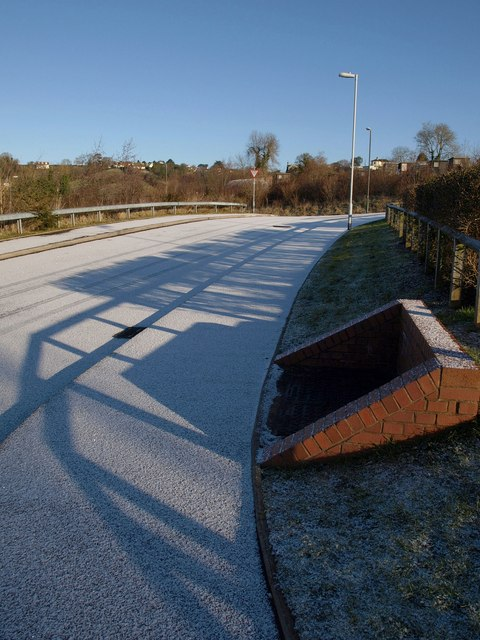
#> input picture data/dry_web/dry_00.jpg, 480 x 640 px
$ python tune.py --images data/dry_web --masks data/dry_web/dry_00.jpg   (older library calls are emulated)
#> lines starting #> are read from the running program, lines starting #| are printed output that depends on the picture; after the words box and inside, x2 and y2 are one past the last pixel; in counts of white or black regions, pixels touching at a corner belong together
### eval.py
"""Evaluate every method on images + shadow masks (e.g. ISTD test_A / test_B).

    python eval.py --images data/ISTD/test/test_A --masks data/ISTD/test/test_B

Prints a table (precision / recall / F1 for shadow edges, % shadow edges removed,
% object edges wrongly removed, false Hough lines caused by shadows) and
saves it to results/eval.csv. Masks must have the same file name as the image
(extension may differ).
"""
import argparse
import csv
import os

import cv2

from shadow.classify import METHODS, OBJECT, compute, label_map, load_params
from shadow.evaluate import count_shadow_lines, counts, gt_shadow_band, hough_lines, metrics

EXTS = (".png", ".jpg", ".jpeg", ".bmp", ".tif")


def find_mask(mask_dir, name):
    for e in EXTS:
        p = os.path.join(mask_dir, name + e)
        if os.path.exists(p):
            return p
    return None


# [56 lines left out: function main, not called in this run]


# [2 lines that do not run on import are left out]

### shadow/classify.py
"""Turn cues into shadow/object labels, plus step 4: contour-level voting.

Label maps: 0 = no edge, 1 = object edge, 2 = shadow edge.

Methods (ablation ladder):
  canny        baseline: keep every edge
  color        literature-style single color cue: darker + same chromaticity
  width        proposal sharpness cue: 10%-90% transition wider than WIDTH_T
  blue         illumination-direction color cue: darker AND the dark side is
               shifted toward blue along the sun->sky direction in
               log-chromaticity (what an outdoor shadow does)
  msblur       multi-scale blur estimate larger than BLUR_T (soft penumbra)
  full         blue AND msblur (both independent cues must agree), per pixel
  full_vote    full + majority vote over each contour (contours split at junctions)
"""
import json
import os

import cv2
import numpy as np

from .edges import detect_edges
from .cues import color_cue, multiscale_blur_cue, sharpness_cue, texture_cue

OBJECT, SHADOW = 1, 2

# Default thresholds. tune.py overwrites these via results/params.json.
PARAMS = dict(
    CHROMA_T=0.06,   # color baseline: chroma diff below this -> same color
    DARK_T=0.9,      # dark side must be at most this fraction of the bright side
    WIDTH_T=4.0,     # width baseline: 10-90% transition wider than this (px)
    BLUE_T=0.05,     # projection of the log-chroma change on the shadow direction
    BLUR_T=0.5,      # multi-scale blur estimate (px) above this -> soft
    VOTE_T=0.5,      # contour is shadow if more than this fraction of pixels vote shadow
)

# Direction (in (log R/G, log B/G) space) in which chromaticity moves from the
# sunlit to the shadowed side: sunlight -> bluish skylight. Unit vector,
# estimated once from the ISTD training subset (see tune.py); it is a property
# of daylight + camera, not of any test image.
SHADOW_DIR = np.array([-0.526, 0.850], np.float32)

PER_METHOD = {}   # method -> its own tuned thresholds (fair ablation)

METHODS = ["canny", "color", "width", "blue", "msblur", "full", "full_vote"]


# [18 lines left out: functions load_params, params_for, not called in this run]


WORK_SIDE = 640   # images are processed at this longest side (ISTD's resolution)


def resize_to_work(img, interp=cv2.INTER_AREA, side=None):
    """Bring an image to the working scale so penumbra widths (pixels) mean the same thing."""
    side = side or WORK_SIDE
    h, w = img.shape[:2]
    s = side / max(h, w)
    if s >= 1:
        return img
    return cv2.resize(img, (round(w * s), round(h * s)), interpolation=interp)


def compute(img_bgr, sigma=1.4, low=40, high=100):
    """Run edge detection and every cue once. Returns a dict reused by every method.

    The image is first resized to WORK_SIDE; d["img"] is the image actually used,
    and all label maps have its size.
    """
    img_bgr = resize_to_work(img_bgr)
    edges, gray, nx, ny = detect_edges(img_bgr, sigma, low, high)
    raw = cv2.cvtColor(img_bgr, cv2.COLOR_BGR2GRAY)
    ys, xs = np.nonzero(edges)
    c = color_cue(img_bgr, ys, xs, nx, ny)
    lr = c["lr"].reshape(-1, 3)
    dchrom = np.stack([lr[:, 2] - lr[:, 1], lr[:, 0] - lr[:, 1]], 1)  # d log(R/G), d log(B/G)
    return dict(
        img=img_bgr, edges=edges, ys=ys, xs=xs,
        chroma=c["chroma"], dark=c["dark"],
        blue=dchrom @ SHADOW_DIR,
        width=sharpness_cue(gray, ys, xs, nx, ny),
        blur=multiscale_blur_cue(raw, ys, xs, nx, ny),
        texture=texture_cue(raw, ys, xs, nx, ny),
    )


def pixel_votes(d, method, p=None):
    """Boolean array: True if that edge pixel is called a shadow."""
    p = p or params_for(method)
    darker = d["dark"] < p["DARK_T"]
    if method == "canny":
        return np.zeros(len(d["xs"]), bool)
    if method == "color":
        return darker & (d["chroma"] < p["CHROMA_T"])
    if method == "width":
        return darker & (d["width"] > p["WIDTH_T"])
    blue = darker & (d["blue"] > p["BLUE_T"])
    soft = darker & (d["blur"] > p["BLUR_T"])
    if method == "blue":
        return blue
    if method == "msblur":
        return soft
    if method in ("full", "full_vote"):
        return blue & soft
    raise ValueError(method)


def split_contours(edges):
    """Label 8-connected edge curves, cut at junctions (pixels with 3+ edge neighbours).

    Without the cut, a shadow border that touches an object outline would be
    merged with it into one component and forced to share one label.
    """
    e = edges.astype(np.uint8)
    nb = cv2.filter2D(e, cv2.CV_16S, np.ones((3, 3), np.float32)) - e
    junction = (e > 0) & (nb >= 3)
    pieces = e.copy()
    pieces[junction] = 0
    n, comp = cv2.connectedComponents(pieces, connectivity=8)
    return n, comp, junction


def contour_vote(edges, is_shadow, ys, xs, vote_t=0.5, min_len=8):
    """Each contour piece takes the majority label of its pixels.

    Junction pixels and pieces shorter than min_len keep their own pixel label.
    """
    n, comp, junction = split_contours(edges)
    c = comp[ys, xs]
    shadow_count = np.bincount(c, weights=is_shadow.astype(float), minlength=n)
    total = np.bincount(c, minlength=n)
    majority = shadow_count > vote_t * np.maximum(total, 1)
    out = majority[c]
    keep = (c == 0) | (total[c] < min_len) | junction[ys, xs]
    out[keep] = is_shadow[keep]
    return out


def label_map(d, method, p=None):
    p = p or params_for(method)
    is_shadow = pixel_votes(d, method, p)
    if method == "full_vote":
        is_shadow = contour_vote(d["edges"], is_shadow, d["ys"], d["xs"], p["VOTE_T"])
    lab = np.zeros(d["edges"].shape, np.uint8)
    lab[d["ys"], d["xs"]] = np.where(is_shadow, SHADOW, OBJECT)
    return lab


# [12 lines left out: function overlay, not called in this run]

### shadow/evaluate.py
"""Evaluation against shadow masks (ISTD/SBU style) and the Hough demo."""
import cv2
import numpy as np

from .classify import OBJECT, SHADOW


def gt_shadow_band(mask, tol=3):
    """Shadow-edge ground truth = border of the shadow mask, widened by tol px."""
    m = (mask > 127).astype(np.uint8)
    k = cv2.getStructuringElement(cv2.MORPH_ELLIPSE, (3, 3))
    border = cv2.morphologyEx(m, cv2.MORPH_GRADIENT, k)
    if tol > 0:
        border = cv2.dilate(border, cv2.getStructuringElement(cv2.MORPH_ELLIPSE, (2 * tol + 1,) * 2))
    return border > 0


def counts(lab, band):
    """Pixel counts over Canny edge pixels. Positive class = shadow edge."""
    edge = lab > 0
    pred_s = lab == SHADOW
    true_s = band & edge
    return dict(
        tp=int((pred_s & true_s).sum()),
        fp=int((pred_s & ~true_s).sum()),
        fn=int((~pred_s & true_s).sum()),
        tn=int((edge & ~pred_s & ~true_s).sum()),
    )


def metrics(c):
    tp, fp, fn, tn = c["tp"], c["fp"], c["fn"], c["tn"]
    p = tp / (tp + fp) if tp + fp else 0.0
    r = tp / (tp + fn) if tp + fn else 0.0
    f1 = 2 * p * r / (p + r) if p + r else 0.0
    return dict(
        precision=p, recall=r, f1=f1,
        shadow_removed=r,                                        # % shadow edges removed
        object_removed=fp / (fp + tn) if fp + tn else 0.0,      # % object edges wrongly removed
    )


# [16 lines left out: functions hough_lines, count_shadow_lines, not called in this run]

### shadow/edges.py
"""Step 1: Gaussian smoothing + Canny edges, plus gradient direction at each edge pixel."""
import cv2
import numpy as np


def detect_edges(img_bgr, sigma=1.4, low=40, high=100):
    """Return (edge_mask uint8 0/1, gray_blur float32, nx, ny).

    nx, ny = unit gradient direction (points from dark to bright).
    """
    gray = cv2.cvtColor(img_bgr, cv2.COLOR_BGR2GRAY)
    blur = cv2.GaussianBlur(gray, (0, 0), sigma)
    edges = cv2.Canny(blur, low, high)

    g = blur.astype(np.float32)
    gx = cv2.Sobel(g, cv2.CV_32F, 1, 0, ksize=3)
    gy = cv2.Sobel(g, cv2.CV_32F, 0, 1, ksize=3)
    mag = np.sqrt(gx * gx + gy * gy) + 1e-6
    return (edges > 0).astype(np.uint8), g, gx / mag, gy / mag

### shadow/cues.py
"""Steps 2 and 3: per-edge-pixel cues.

Every cue is measured by sampling the image on the two sides of an edge pixel,
along the gradient direction (n points from the dark side to the bright side).

Color cues      across a shadow edge the surface is the same, so brightness
                drops but chromaticity (R:G:B proportions) stays about the same,
                and every channel is darkened by a similar factor.
Texture cue     the same texture lit less brightly keeps the same *relative*
                contrast (std / mean), so this ratio should match on both sides.
Sharpness cues  shadow borders (penumbra) are soft/wide, object edges are sharp:
                (a) 10%-90% transition width of the brightness profile,
                (b) multi-scale blur estimate from gradient magnitudes at two
                    Gaussian scales (a Gaussian-blurred step of width s has peak
                    gradient ~ 1/sqrt(s^2 + sigma^2)).
"""
import cv2
import numpy as np


def sample(img, xs, ys):
    """Bilinear sample img at float coords. img: HxW or HxWxC. Returns N or NxC."""
    # cv2.remap needs maps smaller than 32767 px per side, so lay the N points
    # out as a (rows x 4096) grid instead of one long row.
    n = xs.size
    cols = 4096
    rows = max(1, -(-n // cols))
    mx = np.zeros(rows * cols, np.float32)
    my = np.zeros(rows * cols, np.float32)
    mx[:n] = xs.ravel()
    my[:n] = ys.ravel()
    out = cv2.remap(img, mx.reshape(rows, cols), my.reshape(rows, cols),
                    cv2.INTER_LINEAR, borderMode=cv2.BORDER_REPLICATE)
    return out.reshape(rows * cols, -1)[:n].squeeze()


def _sides(img, ys, xs, nx, ny, offset):
    dx, dy = nx[ys, xs], ny[ys, xs]
    bright = sample(img, xs + offset * dx, ys + offset * dy)  # gradient points to bright side
    dark = sample(img, xs - offset * dx, ys - offset * dy)
    return bright, dark


def color_cue(img_bgr, ys, xs, nx, ny, offset=4, patch=3):
    """Cross-edge color comparison.

    Returns a dict of per-pixel arrays:
      chroma    L1 difference of chromaticity (b,g,r)/(b+g+r) between the sides
      dark      mean brightness of dark side / bright side
      lr        Nx3 per-channel log ratios log(dark_c / bright_c)   (B, G, R)
      spread    std of the three log ratios (0 = every channel darkened equally)
      blue      lr_B - lr_R  (> 0: dark side is relatively bluer, as in a
                sky-lit outdoor shadow)
    """
    img = cv2.blur(img_bgr.astype(np.float32), (patch, patch))
    bright, dark = _sides(img, ys, xs, nx, ny, offset)
    eps = 1.0
    cb = bright / (bright.sum(axis=1, keepdims=True) + eps)
    cd = dark / (dark.sum(axis=1, keepdims=True) + eps)
    lr = np.log((dark + eps) / (bright + eps))
    return dict(
        chroma=np.abs(cb - cd).sum(axis=1),
        dark=(dark.sum(axis=1) + eps) / (bright.sum(axis=1) + eps),
        lr=lr,
        spread=lr.std(axis=1),
        blue=lr[:, 0] - lr[:, 2],
    )


def texture_cue(gray, ys, xs, nx, ny, offset=6, win=7):
    """|log(cv_bright / cv_dark)|, cv = local std / local mean (coefficient of variation).

    Illumination scales mean and std together, so cv is unchanged across a
    shadow edge but usually changes across a material boundary.
    """
    g = gray.astype(np.float32)
    mean = cv2.blur(g, (win, win))
    sq = cv2.blur(g * g, (win, win))
    std = np.sqrt(np.maximum(sq - mean * mean, 0))
    cv = (std + 1.0) / (mean + 1.0)
    b, d = _sides(cv, ys, xs, nx, ny, offset)
    return np.abs(np.log(b / d))


def sharpness_cue(gray, ys, xs, nx, ny, half=8):
    """Width (pixels) of the brightness transition along the gradient (10%-90% rise).

    Large width -> soft edge -> looks like a shadow.
    """
    dx, dy = nx[ys, xs], ny[ys, xs]
    ts = np.arange(-half, half + 1, dtype=np.float32)
    px = xs[:, None] + ts[None, :] * dx[:, None]
    py = ys[:, None] + ts[None, :] * dy[:, None]
    prof = sample(gray, px.ravel(), py.ravel()).reshape(len(xs), len(ts))

    lo = prof[:, :3].mean(axis=1, keepdims=True)   # dark plateau
    hi = prof[:, -3:].mean(axis=1, keepdims=True)  # bright plateau
    norm = (prof - lo) / (hi - lo + 1e-6)          # 0 .. 1 across the edge
    i10 = np.argmax(norm >= 0.1, axis=1)
    i90 = np.argmax(norm >= 0.9, axis=1)
    width = (i90 - i10).astype(np.float32)
    width[width < 0] = 2 * half  # messy profile, treat as soft
    return width


def _grad_mag(gray, sigma):
    g = cv2.GaussianBlur(gray.astype(np.float32), (0, 0), sigma)
    gx = cv2.Sobel(g, cv2.CV_32F, 1, 0, ksize=3) / 8.0
    gy = cv2.Sobel(g, cv2.CV_32F, 0, 1, ksize=3) / 8.0
    return np.sqrt(gx * gx + gy * gy)


def multiscale_blur_cue(gray_raw, ys, xs, nx, ny, s1=1.0, s2=3.0, search=2):
    """Estimated edge blur (pixels) from the drop of gradient strength between two scales.

    For an ideal step of height A blurred by a Gaussian of std s, smoothing with
    another Gaussian of std sigma gives peak gradient A / sqrt(2*pi*(s^2+sigma^2)).
    So r = G(s2) / G(s1) = sqrt(s^2+s1^2) / sqrt(s^2+s2^2), and
        s^2 = (r^2 s2^2 - s1^2) / (1 - r^2).
    Sharp object edges -> small s; soft shadow borders (penumbra) -> large s.
    Peaks are searched +-search px along the normal because blur can shift them.
    """
    g1, g2 = _grad_mag(gray_raw, s1), _grad_mag(gray_raw, s2)
    dx, dy = nx[ys, xs], ny[ys, xs]
    best1 = np.zeros(len(xs), np.float32)
    best2 = np.zeros(len(xs), np.float32)
    for t in range(-search, search + 1):
        best1 = np.maximum(best1, sample(g1, xs + t * dx, ys + t * dy))
        best2 = np.maximum(best2, sample(g2, xs + t * dx, ys + t * dy))
    r = np.clip(best2 / (best1 + 1e-6), 0.0, 0.999)
    s_sq = (r * r * s2 * s2 - s1 * s1) / (1 - r * r)
    return np.sqrt(np.clip(s_sq, 0, 15 ** 2))

### tune.py
"""Pick thresholds on a TRAINING split (never on the test images).

    python tune.py --images data/ISTD/train/train_A --masks data/ISTD/train/train_B

1. Estimates SHADOW_DIR: the median direction in which log-chromaticity moves
   across ground-truth shadow borders (sunlit -> shadowed side).
2. Grid-searches each method's thresholds to maximise shadow-edge F1.
Writes results/params.json, which run.py / eval.py load automatically.
This is a handful of hand-set thresholds, not a learned model.
"""
import argparse
import itertools
import json
import os

import cv2
import numpy as np

from eval import EXTS, find_mask
from shadow import classify as C
from shadow.cues import color_cue
from shadow.edges import detect_edges
from shadow.evaluate import counts, gt_shadow_band, metrics


def estimate_shadow_dir(samples):
    vecs = []
    for img, band in samples:
        e, _, nx, ny = detect_edges(img)
        ys, xs = np.nonzero(e)
        lr = color_cue(img, ys, xs, nx, ny)["lr"]
        d = np.stack([lr[:, 2] - lr[:, 1], lr[:, 0] - lr[:, 1]], 1)[band[ys, xs]]
        n = np.linalg.norm(d, axis=1)
        vecs.append(d[n > 0.05] / n[n > 0.05, None])
    v = np.median(np.concatenate(vecs), axis=0)
    return v / np.linalg.norm(v)


def score(cache, method, p):
    tot = dict(tp=0, fp=0, fn=0, tn=0)
    for d, band in cache:
        for k, v in counts(C.label_map(d, method, p), band).items():
            tot[k] += v
    return metrics(tot)


GRID = dict(
    color=dict(DARK_T=[0.5, 0.6, 0.7, 0.8, 0.9], CHROMA_T=[0.02, 0.04, 0.06, 0.1, 0.15, 0.2, 0.3, 1.0]),
    width=dict(DARK_T=[0.5, 0.6, 0.7, 0.8, 0.9], WIDTH_T=[0, 1, 2, 3, 4, 5, 6, 8]),
    blue=dict(DARK_T=[0.5, 0.6, 0.7, 0.8, 0.9], BLUE_T=[0.0, 0.02, 0.05, 0.08, 0.12, 0.16]),
    msblur=dict(DARK_T=[0.5, 0.6, 0.7, 0.8, 0.9], BLUR_T=[0.2, 0.4, 0.6, 0.8, 1.0, 1.3]),
    full=dict(DARK_T=[0.6, 0.7, 0.8, 0.85, 0.9], BLUE_T=[0.0, 0.02, 0.05, 0.08, 0.12],
              BLUR_T=[0.0, 0.2, 0.4, 0.6, 0.8]),
)


def main():
    ap = argparse.ArgumentParser()
    ap.add_argument("--images", required=True)
    ap.add_argument("--masks", required=True)
    ap.add_argument("--out", default="results/params.json")
    args = ap.parse_args()

    samples = []
    for f in sorted(os.listdir(args.images)):
        if not f.lower().endswith(EXTS):
            continue
        mp = find_mask(args.masks, os.path.splitext(f)[0])
        if mp:
            img = C.resize_to_work(cv2.imread(os.path.join(args.images, f)))
#> in resize_to_work, `side = side or WORK_SIDE`: side = 640
#> in resize_to_work, `s = side / max(h, w)`: s = 1
#> img is the input picture: shape (640, 480, 3); mean B, G, R 113.1, 97, 83.5
            mask = cv2.resize(cv2.imread(mp, cv2.IMREAD_GRAYSCALE), img.shape[1::-1],
                              interpolation=cv2.INTER_NEAREST)
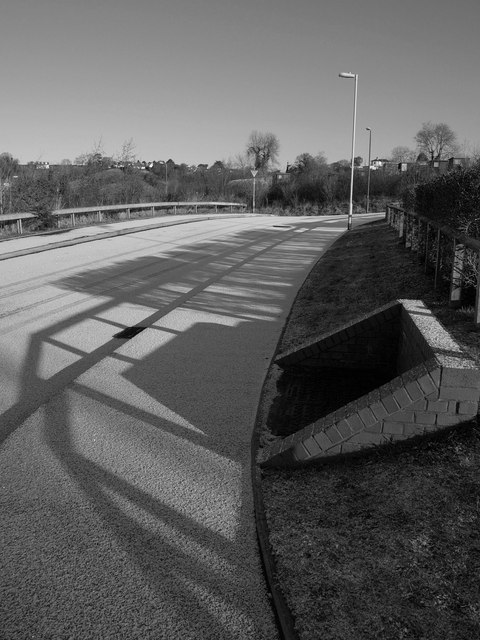
#> mask: shape (640, 480); min 0, max 255, mean 94.8
            samples.append((img, gt_shadow_band(mask)))
#> in gt_shadow_band, `m = (mask > 127).astype(np.uint8)`:
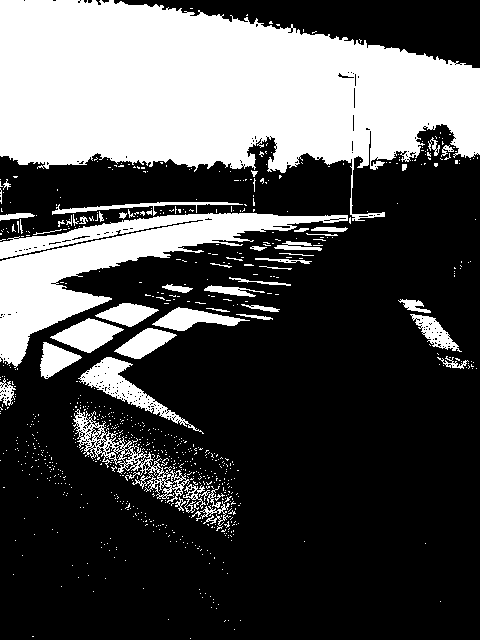
#> m: shape (640, 480); values 0 (black) and 1 (white), 31.1% white; 826 white regions (772 under 20 px), largest, box (x1, y1, x2, y2) and area: (0, 0, 480, 221) 64602, (0, 213, 348, 368) 14957, (73, 409, 190, 503) 2019
#> in gt_shadow_band, `border = cv2.dilate(border, cv2.getStructuringElement(cv2.MORPH_ELLIPS..`:
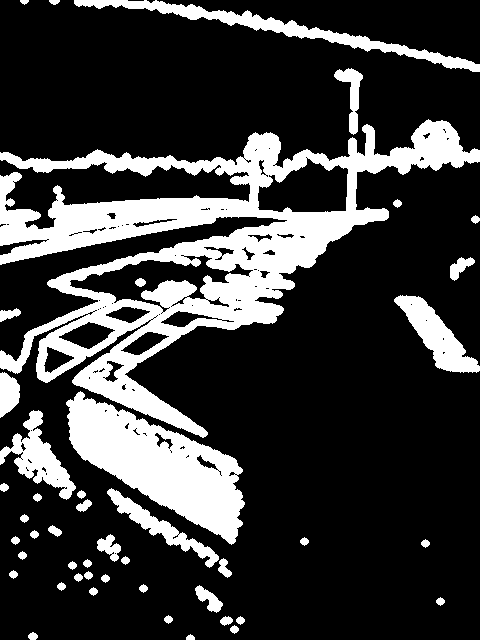
#> border: shape (640, 480); values 0 (black) and 1 (white), 22.7% white; 46 white regions, largest, box (x1, y1, x2, y2) and area: (0, 119, 480, 438) 42006, (66, 391, 245, 545) 12424, (74, 0, 480, 72) 4054
    print(len(samples), "training images")
#| 2 training images

    C.SHADOW_DIR[:] = estimate_shadow_dir(samples)
#> the loop in estimate_shadow_dir, `for img, band in samples:` made 2 passes
#> (n, eps in color_cue) on passes 1 to 2: (11096, 1), (43849, 1)
#> pass 1, in detect_edges, `edges = cv2.Canny(blur, low, high)`:
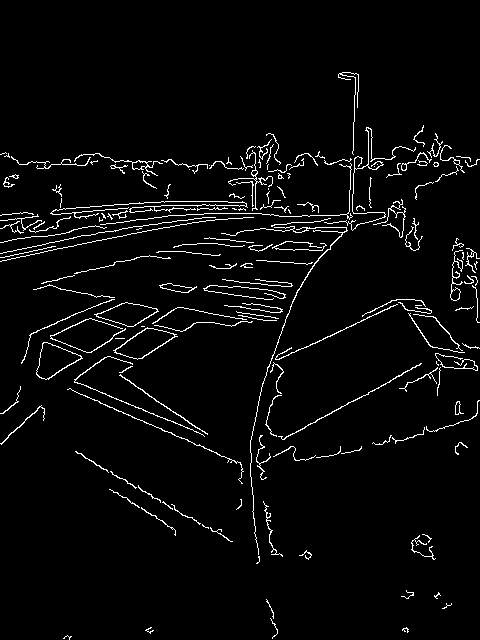
#> edges: shape (640, 480); 3.6% white in thin lines or dots, all inside (x1, y1, x2, y2) = (0, 72, 480, 640)
#> after the loop in estimate_shadow_dir, `for img, band in samples:`:
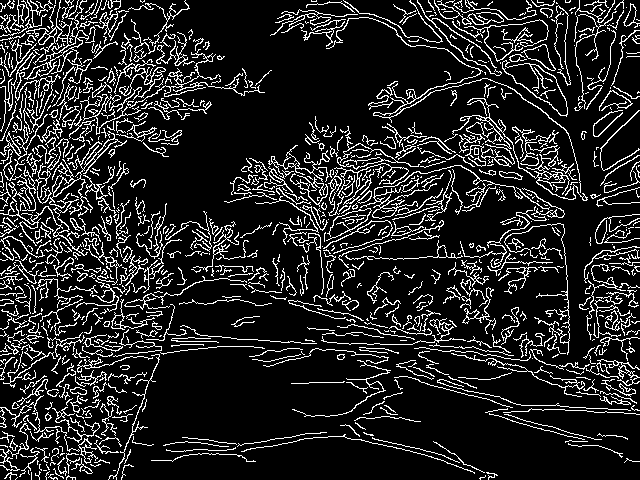
#> e: shape (480, 640); values 0 (black) and 1 (white), 14.3% white in thin lines or dots
#> after the loop in estimate_shadow_dir, `for img, band in samples:`: vecs = 2 point arrays, longest 34794 points
#> in estimate_shadow_dir, `v = np.median(np.concatenate(vecs), axis=0)`: v = [0.223, -0.409]
    print("SHADOW_DIR", C.SHADOW_DIR.round(3))
    cache = [(C.compute(img), band) for img, band in samples]
#> call 3 of detect_edges, with sigma = 1.4, low = 40, high = 100
#> in detect_edges (call 3), `gy = cv2.Sobel(g, cv2.CV_32F, 0, 1, ksize=3)`:
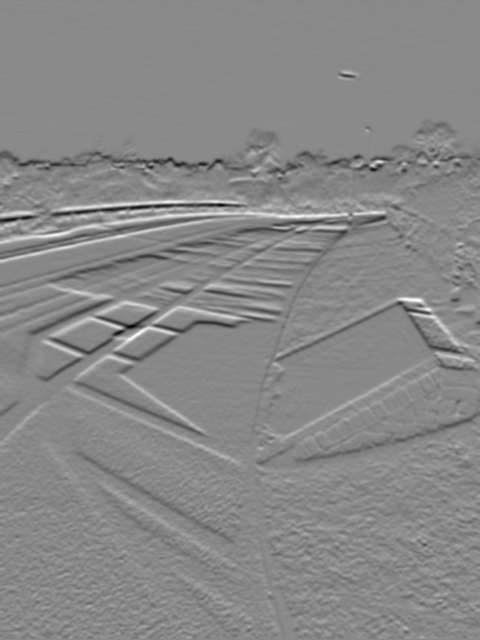
#> gy: shape (640, 480) float32; min -298, max 258, mean -0.8; drawn with min black and max white
#> in compute, `edges, gray, nx, ny = detect_edges(img_bgr, sigma, low, high)`:
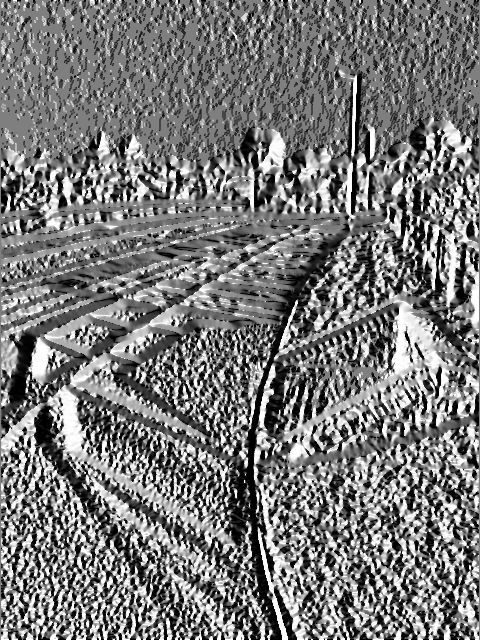
#> nx: shape (640, 480) float32; min -1, max 1, mean -0.0521; drawn with min black and max white
#> in compute, `ys, xs = np.nonzero(edges)`: ys = 11096 values from 72 to 639; xs = 11096 values, max 479 at index 812, min 0 at index 508, mean 242.8
#> (the rest of the program and of its run is left out)
